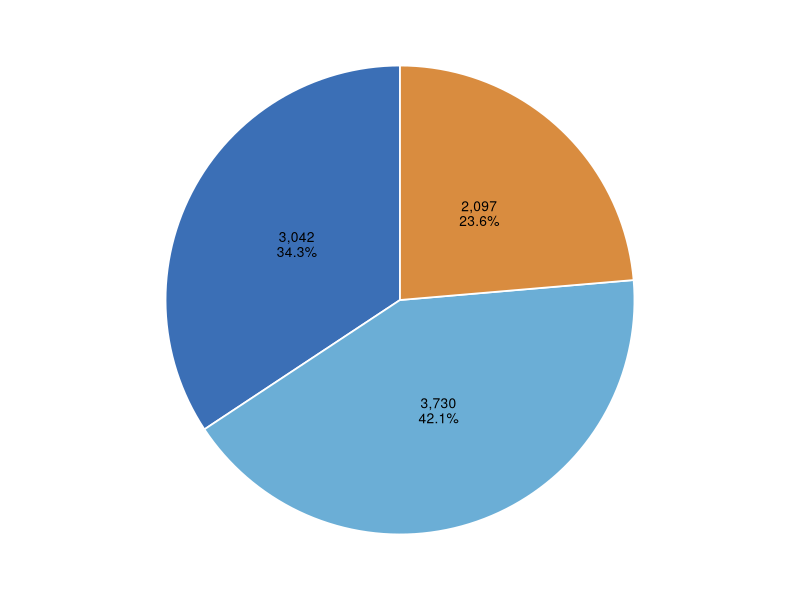

This figure's R source:
library(ggplot2)
library(scales)

pie_df <- data.frame(
  feature = c(
    "Self var-CpG\ncopy number",
    "Nearby var-CpG\ncopy number",
    "Nearby non-CpG-\naltering variants"
  ),
  count = c(3042, 3730, 2097)
)

pie_df$proportion <- pie_df$count / sum(pie_df$count)

pie_df$label <- sprintf(
  "%s\n%.1f%%",
  comma(pie_df$count),
  100 * pie_df$proportion
)

pie_df$feature <- factor(
  pie_df$feature,
  levels = c(
    "Self var-CpG\ncopy number",
    "Nearby var-CpG\ncopy number",
    "Nearby non-CpG-\naltering variants"
  )
)

nature_cols <- c(
  "Self var-CpG\ncopy number"        = "#3B6FB6",
  "Nearby var-CpG\ncopy number"       = "#6BAED6",
  "Nearby non-CpG-\naltering variants" = "#D98C3F"
)

p_pie <- ggplot(
  pie_df,
  aes(x = "", y = count, fill = feature)
) +
  geom_col(
    width = 1,
    colour = "white",
    linewidth = 0.6
  ) +
  coord_polar(theta = "y") +
  geom_text(
    aes(label = label),
    position = position_stack(vjust = 0.5),
    colour = "black",
    size = 3.5,
    lineheight = 0.9
  ) +
  scale_fill_manual(
    values = nature_cols,
    breaks = levels(pie_df$feature)
  ) +
  labs(fill = NULL) +
  theme_void(base_size = 11) +
  theme(
    legend.position = "none",
    legend.text = element_text(
      size = 9,
      colour = "black"
    ),
    legend.key.size = unit(0.45, "cm"),
    plot.margin = margin(5, 5, 5, 5)
  )



ggsave(
  "shared_varCpG_largest_effect_pie.pdf",
  p_pie,
  width = 3.7,
  height = 2.4,
  units = "in"
)
